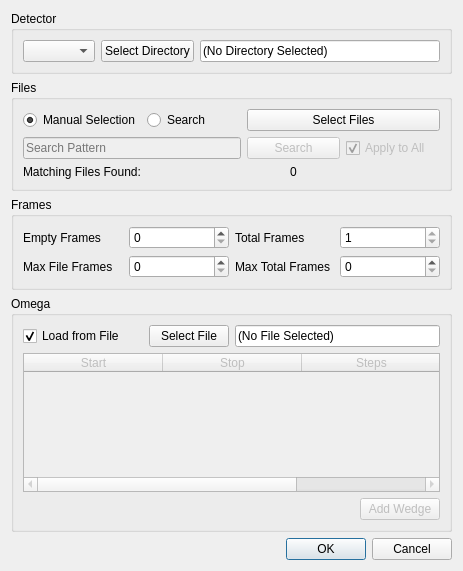
<?xml version="1.0" encoding="UTF-8"?>
<ui version="4.0">
 <class>ImageStackDialog</class>
 <widget class="QDialog" name="ImageStackDialog">
  <property name="geometry">
   <rect>
    <x>0</x>
    <y>0</y>
    <width>463</width>
    <height>571</height>
   </rect>
  </property>
  <property name="sizePolicy">
   <sizepolicy hsizetype="Maximum" vsizetype="Preferred">
    <horstretch>0</horstretch>
    <verstretch>0</verstretch>
   </sizepolicy>
  </property>
  <property name="windowTitle">
   <string>Dialog</string>
  </property>
  <layout class="QGridLayout" name="gridLayout_4">
   <item row="0" column="0">
    <widget class="QGroupBox" name="detector_group">
     <property name="title">
      <string>Detector</string>
     </property>
     <layout class="QGridLayout" name="gridLayout_2">
      <item row="0" column="1">
       <widget class="QPushButton" name="select_directory">
        <property name="text">
         <string>Select Directory</string>
        </property>
       </widget>
      </item>
      <item row="0" column="0">
       <widget class="QComboBox" name="detectors"/>
      </item>
      <item row="0" column="2">
       <widget class="QLineEdit" name="current_directory">
        <property name="contextMenuPolicy">
         <enum>Qt::DefaultContextMenu</enum>
        </property>
        <property name="text">
         <string>(No Directory Selected)</string>
        </property>
        <property name="readOnly">
         <bool>true</bool>
        </property>
        <property name="clearButtonEnabled">
         <bool>false</bool>
        </property>
       </widget>
      </item>
     </layout>
    </widget>
   </item>
   <item row="1" column="0">
    <widget class="QGroupBox" name="files_group">
     <property name="title">
      <string>Files</string>
     </property>
     <layout class="QGridLayout" name="gridLayout_3">
      <item row="0" column="0">
       <widget class="QRadioButton" name="files_by_selection">
        <property name="text">
         <string>Manual Selection</string>
        </property>
        <property name="checked">
         <bool>true</bool>
        </property>
        <attribute name="buttonGroup">
         <string notr="true">buttonGroup</string>
        </attribute>
       </widget>
      </item>
      <item row="2" column="0">
       <widget class="QLabel" name="matching_files_label">
        <property name="text">
         <string>Matching Files Found:</string>
        </property>
       </widget>
      </item>
      <item row="0" column="1">
       <widget class="QRadioButton" name="files_by_search">
        <property name="text">
         <string>Search</string>
        </property>
        <attribute name="buttonGroup">
         <string notr="true">buttonGroup</string>
        </attribute>
       </widget>
      </item>
      <item row="2" column="2" alignment="Qt::AlignHCenter">
       <widget class="QLabel" name="file_count">
        <property name="text">
         <string>0</string>
        </property>
       </widget>
      </item>
      <item row="1" column="0" colspan="2">
       <widget class="QLineEdit" name="search_text">
        <property name="enabled">
         <bool>false</bool>
        </property>
        <property name="toolTip">
         <string/>
        </property>
        <property name="placeholderText">
         <string>Search Pattern</string>
        </property>
        <property name="clearButtonEnabled">
         <bool>true</bool>
        </property>
       </widget>
      </item>
      <item row="1" column="2">
       <widget class="QPushButton" name="search">
        <property name="enabled">
         <bool>false</bool>
        </property>
        <property name="text">
         <string>Search</string>
        </property>
       </widget>
      </item>
      <item row="1" column="3">
       <widget class="QCheckBox" name="apply_to_all">
        <property name="enabled">
         <bool>false</bool>
        </property>
        <property name="text">
         <string>Apply to All</string>
        </property>
        <property name="checked">
         <bool>true</bool>
        </property>
       </widget>
      </item>
      <item row="0" column="2" colspan="2">
       <widget class="QPushButton" name="select_files">
        <property name="text">
         <string>Select Files</string>
        </property>
       </widget>
      </item>
     </layout>
    </widget>
   </item>
   <item row="2" column="0">
    <widget class="QGroupBox" name="frames_group">
     <property name="title">
      <string>Frames</string>
     </property>
     <layout class="QGridLayout" name="gridLayout_6">
      <item row="1" column="1">
       <widget class="QSpinBox" name="max_file_frames">
        <property name="frame">
         <bool>true</bool>
        </property>
        <property name="keyboardTracking">
         <bool>false</bool>
        </property>
        <property name="value">
         <number>0</number>
        </property>
        <layout class="QGridLayout" name="gridLayout_5">
         <property name="leftMargin">
          <number>0</number>
         </property>
        </layout>
       </widget>
      </item>
      <item row="0" column="1">
       <widget class="QSpinBox" name="empty_frames"/>
      </item>
      <item row="0" column="2">
       <widget class="QLabel" name="frames_label">
        <property name="enabled">
         <bool>true</bool>
        </property>
        <property name="text">
         <string>Total Frames</string>
        </property>
       </widget>
      </item>
      <item row="1" column="2">
       <widget class="QLabel" name="total_frames_label">
        <property name="text">
         <string>Max Total Frames</string>
        </property>
       </widget>
      </item>
      <item row="1" column="3">
       <widget class="QSpinBox" name="max_total_frames">
        <property name="value">
         <number>0</number>
        </property>
       </widget>
      </item>
      <item row="1" column="0">
       <widget class="QLabel" name="file_frames_label">
        <property name="text">
         <string>Max File Frames</string>
        </property>
       </widget>
      </item>
      <item row="0" column="0">
       <widget class="QLabel" name="empty_frames_label">
        <property name="text">
         <string>Empty Frames</string>
        </property>
       </widget>
      </item>
      <item row="0" column="3">
       <widget class="QSpinBox" name="total_frames">
        <property name="enabled">
         <bool>true</bool>
        </property>
        <property name="readOnly">
         <bool>true</bool>
        </property>
        <property name="minimum">
         <number>1</number>
        </property>
        <property name="maximum">
         <number>1000000</number>
        </property>
       </widget>
      </item>
     </layout>
    </widget>
   </item>
   <item row="4" column="0">
    <widget class="QDialogButtonBox" name="buttonBox">
     <property name="orientation">
      <enum>Qt::Horizontal</enum>
     </property>
     <property name="standardButtons">
      <set>QDialogButtonBox::Cancel|QDialogButtonBox::Ok</set>
     </property>
    </widget>
   </item>
   <item row="3" column="0">
    <widget class="QGroupBox" name="omega_group">
     <property name="sizePolicy">
      <sizepolicy hsizetype="Preferred" vsizetype="MinimumExpanding">
       <horstretch>0</horstretch>
       <verstretch>0</verstretch>
      </sizepolicy>
     </property>
     <property name="title">
      <string>Omega</string>
     </property>
     <layout class="QGridLayout" name="gridLayout">
      <item row="0" column="0" colspan="2">
       <widget class="QCheckBox" name="omega_from_file">
        <property name="text">
         <string>Load from File</string>
        </property>
        <property name="checked">
         <bool>true</bool>
        </property>
       </widget>
      </item>
      <item row="2" column="5">
       <widget class="QPushButton" name="add_wedge">
        <property name="enabled">
         <bool>false</bool>
        </property>
        <property name="text">
         <string>Add Wedge</string>
        </property>
       </widget>
      </item>
      <item row="0" column="2">
       <widget class="QPushButton" name="load_omega_file">
        <property name="text">
         <string>Select File</string>
        </property>
       </widget>
      </item>
      <item row="0" column="3" colspan="3">
       <widget class="QLineEdit" name="omega_file">
        <property name="text">
         <string>(No File Selected)</string>
        </property>
        <property name="readOnly">
         <bool>true</bool>
        </property>
       </widget>
      </item>
      <item row="1" column="0" colspan="6">
       <widget class="QTableWidget" name="omega_wedges">
        <property name="enabled">
         <bool>false</bool>
        </property>
        <property name="sizePolicy">
         <sizepolicy hsizetype="Expanding" vsizetype="Expanding">
          <horstretch>0</horstretch>
          <verstretch>0</verstretch>
         </sizepolicy>
        </property>
        <property name="sizeAdjustPolicy">
         <enum>QAbstractScrollArea::AdjustToContentsOnFirstShow</enum>
        </property>
        <property name="alternatingRowColors">
         <bool>true</bool>
        </property>
        <attribute name="horizontalHeaderDefaultSectionSize">
         <number>139</number>
        </attribute>
        <attribute name="horizontalHeaderStretchLastSection">
         <bool>true</bool>
        </attribute>
        <attribute name="verticalHeaderVisible">
         <bool>false</bool>
        </attribute>
        <attribute name="verticalHeaderStretchLastSection">
         <bool>false</bool>
        </attribute>
        <column>
         <property name="text">
          <string>Start</string>
         </property>
        </column>
        <column>
         <property name="text">
          <string>Stop</string>
         </property>
        </column>
        <column>
         <property name="text">
          <string>Steps</string>
         </property>
        </column>
       </widget>
      </item>
     </layout>
    </widget>
   </item>
  </layout>
 </widget>
 <tabstops>
  <tabstop>detectors</tabstop>
  <tabstop>select_directory</tabstop>
  <tabstop>current_directory</tabstop>
  <tabstop>files_by_selection</tabstop>
  <tabstop>files_by_search</tabstop>
  <tabstop>select_files</tabstop>
  <tabstop>search_text</tabstop>
  <tabstop>search</tabstop>
  <tabstop>apply_to_all</tabstop>
  <tabstop>empty_frames</tabstop>
  <tabstop>total_frames</tabstop>
  <tabstop>max_file_frames</tabstop>
  <tabstop>max_total_frames</tabstop>
  <tabstop>omega_from_file</tabstop>
  <tabstop>load_omega_file</tabstop>
  <tabstop>omega_file</tabstop>
  <tabstop>omega_wedges</tabstop>
  <tabstop>add_wedge</tabstop>
 </tabstops>
 <resources/>
 <connections>
  <connection>
   <sender>buttonBox</sender>
   <signal>accepted()</signal>
   <receiver>ImageStackDialog</receiver>
   <slot>accept()</slot>
   <hints>
    <hint type="sourcelabel">
     <x>217</x>
     <y>415</y>
    </hint>
    <hint type="destinationlabel">
     <x>154</x>
     <y>218</y>
    </hint>
   </hints>
  </connection>
  <connection>
   <sender>buttonBox</sender>
   <signal>rejected()</signal>
   <receiver>ImageStackDialog</receiver>
   <slot>reject()</slot>
   <hints>
    <hint type="sourcelabel">
     <x>217</x>
     <y>415</y>
    </hint>
    <hint type="destinationlabel">
     <x>154</x>
     <y>218</y>
    </hint>
   </hints>
  </connection>
 </connections>
 <buttongroups>
  <buttongroup name="buttonGroup">
   <property name="exclusive">
    <bool>true</bool>
   </property>
  </buttongroup>
 </buttongroups>
</ui>
